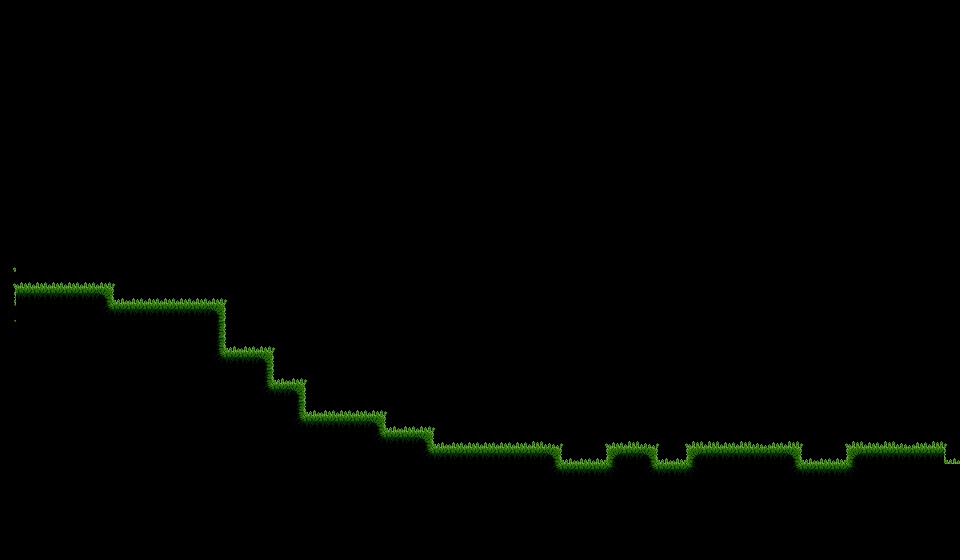

A level layout from a 2D game, rendered from its tile map. Below: a short description, then the map file with tile-grid data replaced by summaries:
An orthogonal 60x35 tile map with 16x16 px tiles, 2 tile layers (Details, enviroment), 1 hidden layer not drawn, 2 tilesets and 2 objects.

<map version="1.10" tiledversion="1.10.1" orientation="orthogonal" renderorder="right-down" width="60" height="35" tilewidth="16" tileheight="16" infinite="0" nextlayerid="9" nextobjectid="5">
 <tileset firstgid="1" source="Tilest.tsx" />
 <tileset firstgid="785" source="../Sullen Settlement/BrickTileset.tsx" />
 <layer id="6" name="Details" width="60" height="35">
  <data>[2100 cells, 0 non-empty, 0 distinct tile ids]</data>
 </layer>
 <layer id="2" name="prototype" width="60" height="35" visible="0">
  <data>[2100 cells, 2100 non-empty, 2 distinct tile ids]</data>
 </layer>
 <layer id="1" name="enviroment" width="60" height="35">
  <properties>
   <property name="DeleteTiles" type="bool" value="true" />
   <property name="MatchInOrder" type="bool" value="true" />
  </properties>
  <data>[2100 cells, 1921 non-empty, 20 distinct tile ids]</data>
 </layer>
 <objectgroup id="8" name="CameraConfiner" visible="0">
  <object id="4" x="944" y="16">
   <polygon points="0,0 0,528 -928,528 -928,0" />
  </object>
 </objectgroup>
 <objectgroup id="3" name="TerrainCollider" opacity="0.24">
  <object id="2" x="16" y="448">
   <polygon points="0,-160 96,-160 96,-144 208,-144 208,-96 256,-96 256,-64 288,-64 288,-32 368,-32 368,-16 416,-16 416,0 544,0 544,16 592,16 592,0 640,0 640,16 672,16 672,0 784,0 784,16 832,16 832,0 928,0 928,96 0,96" />
  </object>
 </objectgroup>
</map>
